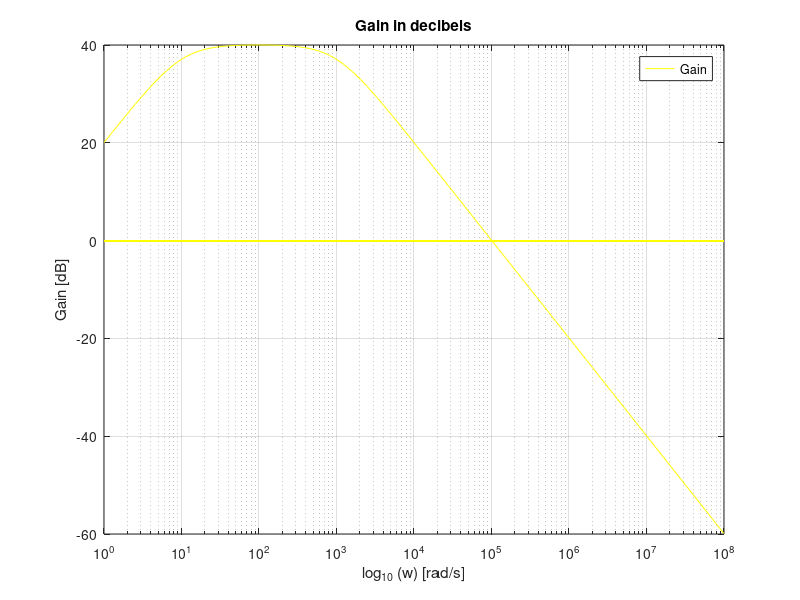
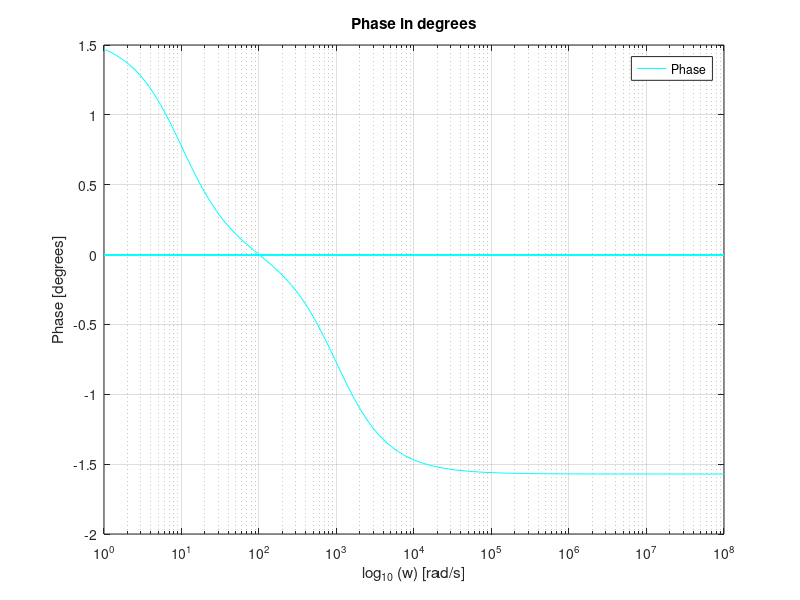
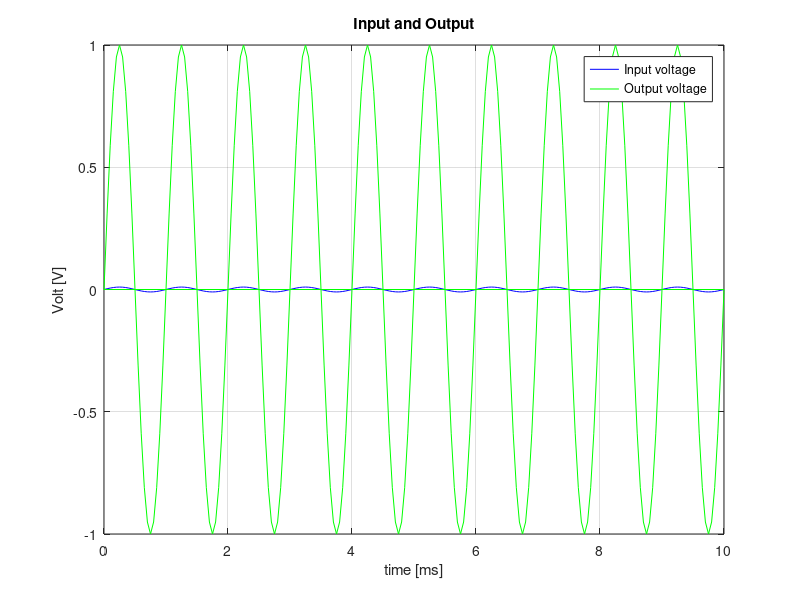

Recreate these plots in MATLAB, in order.
%Gain Stage

Vcc=5.0;
Vee=-5.0;
%Vin = 10e-3*sin(2*pi*1e3*t);
R1=1e3;
R2=100e3;

%Low Frequency Cut

Rlcut=100e3;
Clcut=1e-6;

%High Frequency Cut

Rhcut=1e3;
Chcut=1e-6;


retval = 0;

function retval = transf (s)
	Rlcut=100e3;
	Clcut=1e-6;
	Rhcut=1e3;
	Chcut=1e-6;
	R1=1e3;
	R2=100e3;
  retval = ((Rlcut*Clcut*s)/(1+Rlcut*Clcut*s))*(1+(R2)/(R1))*((1)/(1+Rhcut*Chcut*s));
  return;
endfunction

w = [];
f = [];
Af = zeros(100);
PHf = zeros(100);
i = 1;
w=logspace(0, 8, 100);
j=sqrt(-1);


%The Gain of the Gain Stage

omega_L = (1)/(Rlcut*Clcut);

omega_H = (1)/(Rhcut*Chcut);

omega_0 = sqrt(omega_L*omega_H);



%Imput Impedance and Output Impedance for omega = omega_0

fileoutp = fopen("outputstg.tex" , "w");

fprintf(fileoutp , "The Gain of the Gain Stage && %f \\\\ \\hline \n" , (1+(R2)/(R1)));
fprintf(fileoutp , "$\\omega_L$ [rad/s] && %f \\\\ \\hline \n" , omega_L);
fprintf(fileoutp , "$\\omega_H$ [rad/s] && %f \\\\ \\hline \n" , omega_H);
fprintf(fileoutp , "$\\omega_0$ [rad/s] && %f \\\\ \\hline \n" , omega_0);
fprintf(fileoutp , "Gain ($\\omega_0$) [dB] && %f \\\\ \\hline \n" , 20*log10 (abs(transf (omega_0*j))));
fprintf(fileoutp , "Gain ($2000\\pi$) [dB] && %f \\\\ \\hline \n" , 20*log10 (abs(transf (2000*pi()*j))));
fprintf(fileoutp , "Imput Impedance $Z_in$ [Ohm] && %f \\\\ \\hline \n" , (1)/(j*omega_0*Clcut)+Rlcut);
fprintf(fileoutp , "Output Impedance $Z_out$ [Ohm] && %f \\\\ \\hline \n" , (1)/(j*omega_0*Chcut+(1)/(Rhcut)));
fclose (fileoutp);

while (i <= 100)
	Af(i) = 20*log10 (abs(transf (w(i)*j)));
	PHf(i) = arg (transf (w(i)*j));
	i++;
endwhile;

gain = figure();
semilogx(w , Af , "y");
title("Gain in decibels");
legend("Gain");
grid on;
xlabel ("log_{10} (w) [rad/s]");
ylabel ("Gain [dB]");
print (gain, "gain.eps", "-depsc");

phase = figure();
semilogx(w , PHf , "c");
title("Phase in degrees");
legend("Phase");
grid on;
xlabel ("log_{10} (w) [rad/s]");
ylabel ("Phase [degrees]");
print (phase, "phase.eps", "-depsc");

t=0:0.05:10;
vin = zeros(length(t));
vout = zeros(length(t));
Gain_0 = abs(transf (omega_0*j));
i=1;

while (i < length(t))
	vin(i) = 10e-3*sin(2*pi*1e3*t(i)*10^-3);
	vout(i) = Gain_0*vin(i);
	i++;
endwhile;

inoutput = figure();
p1 = plot(t , vin , "b");
hold;
p2 = plot(t , vout , "g");
title("Input and Output");
h = [p1(1); p2(1)];
legend(h , "Input voltage" , "Output voltage");
grid on;
xlabel ("time [ms]");
ylabel ("Volt [V]");
print (inoutput, "inoutput.eps", "-depsc");
